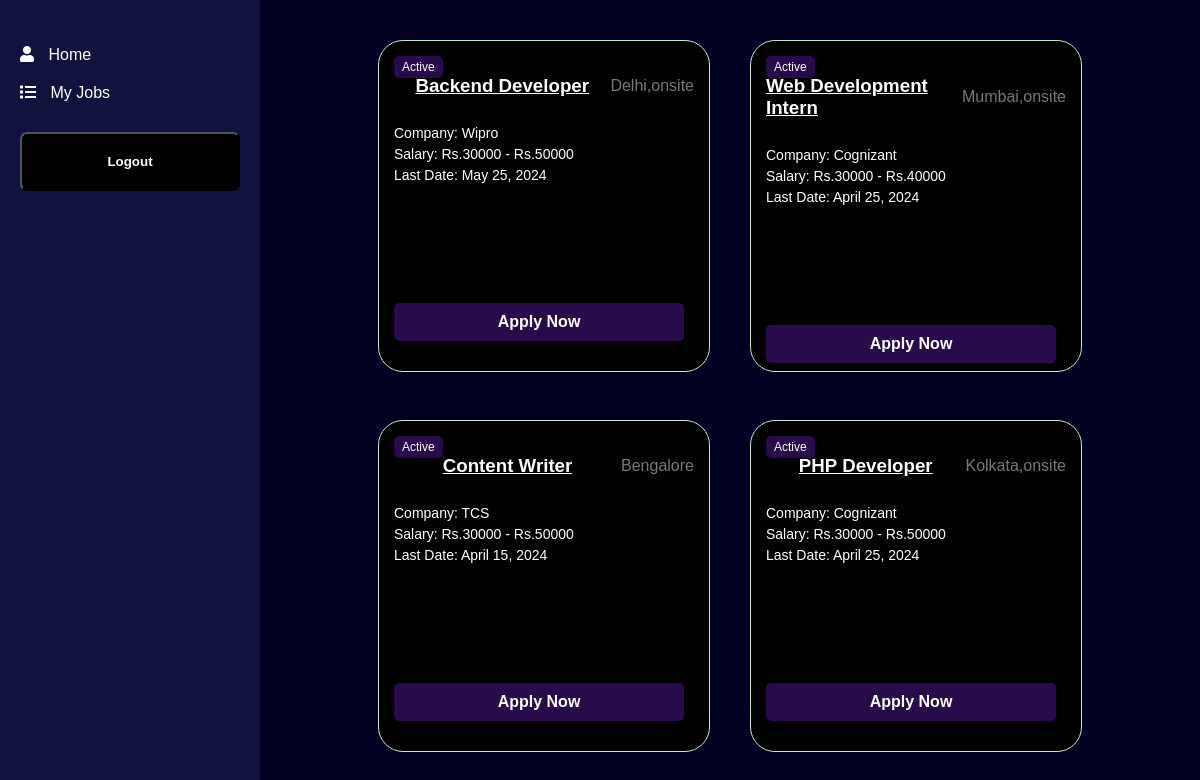
/dash/ (signed in), run on the app's committed database.
### hr/models.py (models this page shows, shortened)
class JobPost(models.Model):
    user = models.ForeignKey(to=User,on_delete=models.CASCADE)
    title = models.CharField(max_length=200)
    address = models.CharField(max_length=100)
    compnayName = models.CharField(max_length=100)
    salaryLow = models.IntegerField(default=0)
    salaryHigh = models.IntegerField(default=0)
    applyCount =  models.IntegerField(default=0)
    lastDateToApply = models.DateField()

### candidate/views.py (the view)
# urls.py: path('dash/',views.candidateHome,name='dash'),
@login_required
def candidateHome(request):
    jobpost = JobPost.objects.all()
    return render(request,'candidate/dashboradh.html',{'jobpost':jobpost})

### candidate/templates/candidate/dashboradh.html (shortened to what this page needs)
{% load static %}
<!DOCTYPE html>
<html lang="en">
<head>
  <link rel="stylesheet" href="https://cdnjs.cloudflare.com/ajax/libs/font-awesome/5.15.3/css/all.min.css">
  <link rel="stylesheet" href="{% static 'css/style_dash.css' %}">
</head>
<body>
  <div class="container">
    {% include 'candidate/navbar.html' %}
    <div class="job-listings">
      {% for job in jobpost %}
      <div class="job-card">
        <div class="active-tag">Active</div>
        <div class="job-header">
          <br>
          <h3><u>{{job.title}}</u></h3>
          <span class="job-location">{{job.address}}</span>
        </div>
        <div class="job-details">
          <p>Company: {{job.compnayName}}</p>
          <p>Salary: Rs.{{job.salaryLow}} - Rs.{{job.salaryHigh}}</p>
          <p>Last Date: {{job.lastDateToApply}}</p>
        </div>
        <a class="apply-button" href="{% url 'applyjob' job.id %}" style="text-decoration: none;
            color: inherit;">Apply Now</a>
      </div>
      {% endfor %}
    </div>
  </div>
</body>
</html>

### candidate/templates/candidate/navbar.html (shortened to what this page needs)
<nav class="sidebar">
    <ul>
      <li><a href="{% url 'candihome' %}"><i class="fas fa-user"></i> Home </a></li>
      <li><a href="{% url 'mylist' %}"><i class="fas fa-list"></i> My Jobs</a></li>
    </ul>
    <button class="logout-button"><a href="{% url 'logout' %}">Logout</a></button>
  </nav>

### candidate/static/css/style_dash.css (style rules this page uses)
body { margin: 0; display: flex; min-height: 100vh; background-color: rgb(0, 0, 33); color: white; font-family: 'poppins', sans-serif; }
.container { display: flex; flex-direction: row; }
.job-listings { flex: 1; display: flex; flex-wrap: wrap; justify-content: center; max-width: calc(100% - 220px); margin: 0 auto; padding: 20px; }
.logout-button { display: block; width: 100%; padding: 10px; background-color: black; color: white; border-radius: 7px; color: white; cursor: pointer; font-weight: bold; margin-top: 20px; transition: background-color 0.3s; }
.job-listings { display: flex; flex-wrap: wrap; justify-content: center; max-width: 1200px; margin: 0 auto; }
.job-card { background-color: black; width: 300px; height: 300px; margin: 20px; padding: 15px; position: relative; overflow: hidden; transition: transform 0.2s ease-in-out; border: 1px solid #cce7d0; border-radius: 25px; cursor: pointer; }
.active-tag { position: absolute; top: 15px; left: 15px; background-color: rgb(39, 11, 75); color: white; padding: 4px 8px; border-radius: 5px; font-size: 12px; }
.job-header { display: flex; justify-content: space-between; align-items: center; margin-bottom: 10px; }
.job-location { color: #777777; }
.job-details p { margin: 5px 0; font-size: 14px; }
.apply-button { display: block; width: 90%; padding: 10px; background-color: rgb(39, 11, 75); border: none; border-radius: 5px; color: white; cursor: pointer; font-weight: bold; transition: background-color 0.3s; margin-top: 40%; text-align: center; }
.sidebar a { display: flex; align-items: center; color: white; text-decoration: none; padding: 10px 0; }
.sidebar i { margin-right: 10px; }

### candidate/templates/candidate/navbar.html (style rules this page uses)
.sidebar { background-color: rgb(18, 18, 62); color: white; width: 220px; padding: 20px; }
.sidebar ul { list-style: none; padding: 0; }
.sidebar a { display: block; color: white; text-decoration: none; padding: 10px 0; }

### data on the page
JobPost: title "Backend Developer", address "Delhi,onsite", compnayName "Wipro", salaryLow "30000", salaryHigh "50000", lastDateToApply "May 25, 2024"
JobPost: title "Web Development Intern", address "Mumbai,onsite", compnayName "Cognizant", salaryLow "30000", salaryHigh "40000", lastDateToApply "April 25, 2024"
JobPost: title "Content Writer", address "Bengalore", compnayName "TCS", salaryLow "30000", salaryHigh "50000", lastDateToApply "April 15, 2024"
JobPost: title "PHP Developer", address "Kolkata,onsite", compnayName "Cognizant", salaryLow "30000", salaryHigh "50000", lastDateToApply "April 25, 2024"
